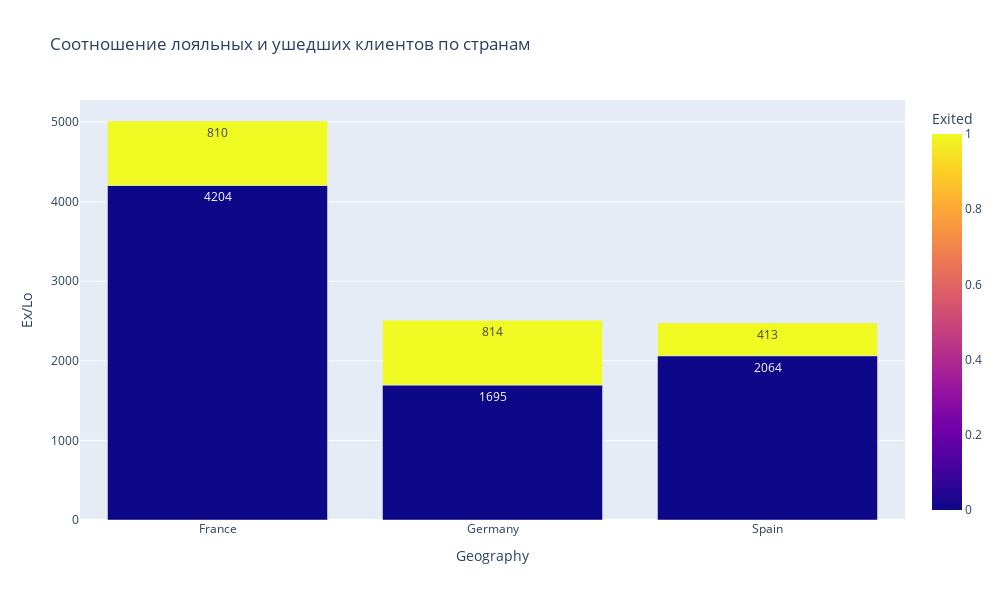

The cell this chart's notebook holds for it:
### Markdown cell above
Задание 9.1

### Code cell
df = churn_data.groupby(by=['Exited', 'Geography'], as_index=False).count() # подсчитаем лояльных и ушедших клиентов по странам
fig = px.bar(
    data_frame=df,
    x="Geography", 
    y="Ex/Lo", 
    color='Exited', 
    text = 'Ex/Lo', 
    orientation='v', 
    height=600,
    width=1000, 
    title='Соотношение лояльных и ушедших клиентов по странам'
)
fig.show()

### Figure 1 — Plotly figure (JSON) as saved in the notebook; plotly's stock layout.template omitted (floating-point values rounded to 4 significant figures)
{"data": [{"alignmentgroup": "True", "hovertemplate": "Geography=%{x}<br>Ex/Lo=%{text}<br>Exited=%{marker.color}<extra></extra>", "legendgroup": "", "marker": {"color": [0, 0, 0, 1, 1, 1], "coloraxis": "coloraxis", "pattern": {"shape": ""}}, "name": "", "offsetgroup": "", "orientation": "v", "showlegend": false, "text": [4204, 1695, 2064, 810, 814, 413], "textposition": "auto", "type": "bar", "x": ["France", "Germany", "Spain", "France", "Germany", "Spain"], "xaxis": "x", "y": [4204, 1695, 2064, 810, 814, 413], "yaxis": "y"}], "layout": {"barmode": "relative", "coloraxis": {"colorbar": {"title": {"text": "Exited"}}, "colorscale": [[0, "#0d0887"], [0.1111, "#46039f"], [0.2222, "#7201a8"], [0.3333, "#9c179e"], [0.4444, "#bd3786"], [0.5556, "#d8576b"], [0.6667, "#ed7953"], [0.7778, "#fb9f3a"], [0.8889, "#fdca26"], [1, "#f0f921"]]}, "height": 600, "legend": {"tracegroupgap": 0}, "title": {"text": "Соотношение лояльных и ушедших клиентов по странам"}, "width": 1000, "xaxis": {"anchor": "y", "domain": [0, 1], "title": {"text": "Geography"}}, "yaxis": {"anchor": "x", "domain": [0, 1], "title": {"text": "Ex/Lo"}}}}
